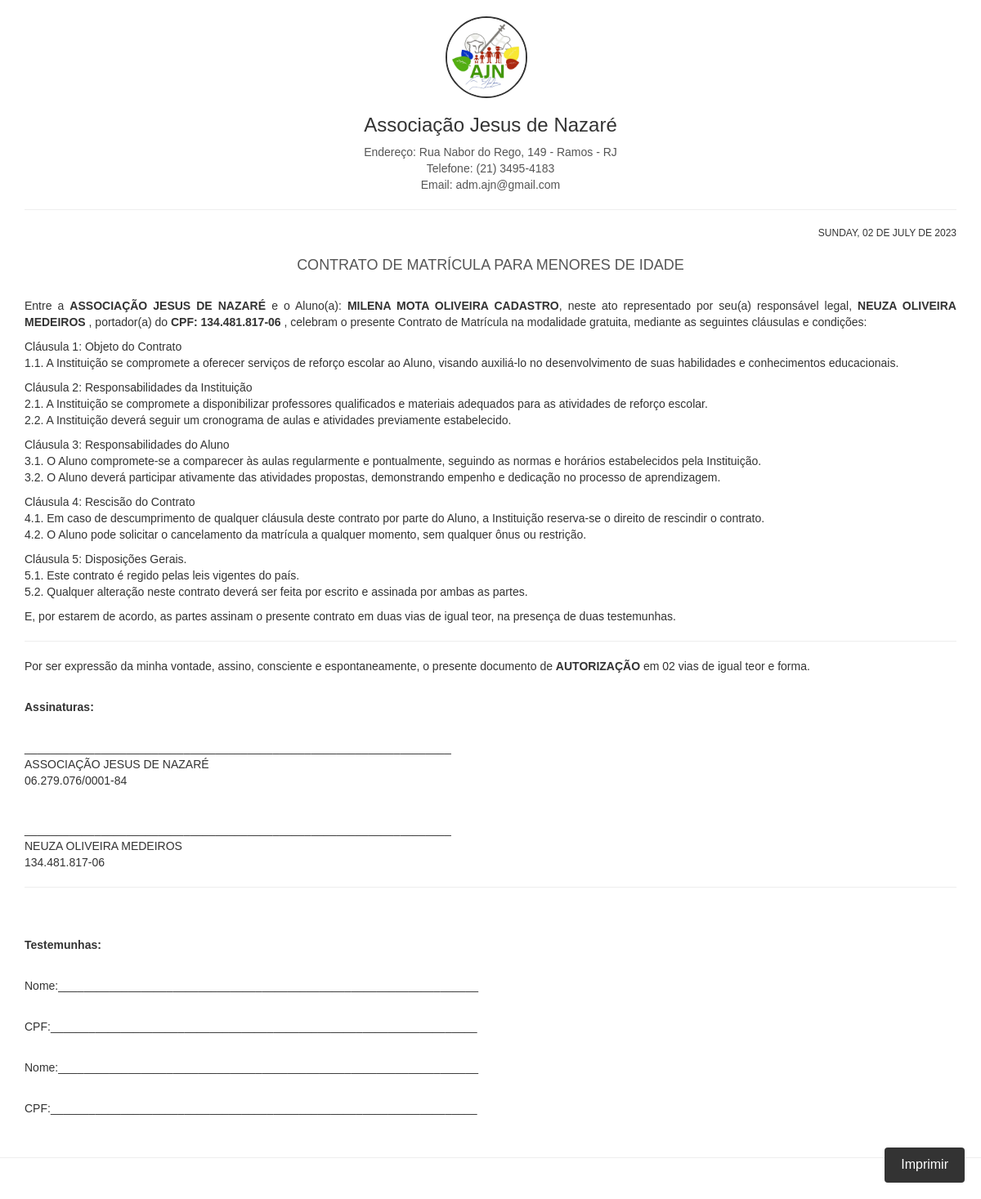
/contratos/contrato_html.php?id=56, run on the app's committed database.
### tables this page shows
CREATE TABLE `alunos` (
  `id` int(11) NOT NULL,
  `imagem` varchar(1000) NOT NULL,
  `nomecompleto` varchar(50) NOT NULL,
  `nomesocial` varchar(50) NOT NULL,
  `aniversario` varchar(10) NOT NULL,
  `genero` varchar(20) NOT NULL,
  `rg` varchar(30) NOT NULL,
  `cpf` varchar(30) NOT NULL,
  `telefone` varchar(20) NOT NULL,
  `celular` varchar(20) NOT NULL,
  `email` varchar(50) NOT NULL,
  `cep` varchar(30) NOT NULL,
  `rua` varchar(30) NOT NULL,
  `numero` varchar(8) NOT NULL,
  `complemento` varchar(20) NOT NULL,
  `bairro` varchar(30) NOT NULL,
  `cidade` varchar(30) NOT NULL,
  `estado` varchar(30) NOT NULL,
  `whatsapp` varchar(20) NOT NULL,
  `escola` varchar(50) NOT NULL,
  `turmaescolar` varchar(8) NOT NULL,
  `nivelescolar` varchar(15) NOT NULL,
  `anoescolar` varchar(15) NOT NULL,
  `certidaonasc` varchar(50) NOT NULL,
  `cpfresponsavel` varchar(30) NOT NULL
);

CREATE TABLE `responsaveis` (
  `id` int(11) NOT NULL,
  `imagem` varchar(1000) NOT NULL,
  `nomesocial` varchar(50) NOT NULL,
  `escolaridade` varchar(30) NOT NULL,
  `profissao` varchar(50) NOT NULL,
  `nomeresponsavel` varchar(100) NOT NULL,
  `aniversario` date NOT NULL,
  `genero` varchar(20) NOT NULL,
  `parentesco` varchar(30) NOT NULL,
  `rg` varchar(20) NOT NULL,
  `cpf` varchar(20) NOT NULL,
  `telefone` varchar(20) NOT NULL,
  `celular` varchar(20) NOT NULL,
  `email` varchar(100) NOT NULL,
  `whatsapp` varchar(30) NOT NULL,
  `nomerecado` varchar(100) NOT NULL,
  `celular2` varchar(20) NOT NULL,
  `cep` varchar(20) NOT NULL,
  `rua` varchar(50) NOT NULL,
  `numero` varchar(10) NOT NULL,
  `complemento` varchar(20) NOT NULL,
  `bairro` varchar(30) NOT NULL,
  `cidade` varchar(50) NOT NULL,
  `estado` varchar(50) NOT NULL
);

### contratos/contrato_html.php (the view, shortened to what this page needs)
<?php
require_once("../conexao.php");
$data_hoje = strtoupper(utf8_encode(strftime('%A, %d de %B de %Y', strtotime('today'))));
$id = $_GET['id'];
$query = $pdo->query("SELECT * FROM alunos WHERE id = '" . $id . "' ");
$res = $query->fetchAll(PDO::FETCH_ASSOC);
$nomecompleto_2 = $res[0]['nomecompleto'];
$nomeMaiusculo = strtoupper($nomecompleto_2 );
$cpfresposanvel_2 = $res[0]['cpfresponsavel'];
$formattedCpf = substr_replace($cpfresposanvel_2, '.', 3, 0);
$formattedCpf = substr_replace($formattedCpf, '.', 7, 0);
$formattedCpf = substr_replace($formattedCpf, '-', 11, 0);
$query_r = $pdo->query("SELECT * FROM responsaveis where cpf = '$cpfresposanvel_2'");
            $res_r = $query_r->fetchAll(PDO::FETCH_ASSOC);
          $nomeresponsavel_r = $res_r[0]['nomeresponsavel'];
          $nomeMaiusculor_r = strtoupper($nomeresponsavel_r);
           ?>
 <!DOCTYPE html>
<html>
<head>
	<link rel="stylesheet" href="https://maxcdn.bootstrapcdn.com/bootstrap/3.3.7/css/bootstrap.min.css">
</head>
<body>
    <div class="container">
        <div class="logo">
            <img src="../img/logo-ajn.jpg" alt="Associação Jesus de Nazaré" width="150">
            <h1>Associação Jesus de Nazaré</h1>
            <address>
                Endereço: Rua Nabor do Rego, 149 - Ramos - RJ<br>
                Telefone: (21) 3495-4183<br>
                Email: adm.ajn@gmail.com
            </address>
        </div>
        <hr>
        <p class="date"><?php echo $data_hoje; ?></p>
<h3>CONTRATO DE MATRÍCULA PARA MENORES DE IDADE</h3><br>
<p> Entre a <b> ASSOCIAÇÃO JESUS DE NAZARÉ </b> e o Aluno(a):
<b> <?php echo $nomeMaiusculo?></b>, neste ato representado por seu(a) responsável legal,  <b> <?php echo $nomeMaiusculor_r ?> </b>, portador(a) do  <b> CPF:  <?php echo $formattedCpf ?>  </b>, celebram o presente
Contrato de Matrícula na modalidade gratuita, mediante as seguintes cláusulas e condições:</p>
<p>Cláusula 1: Objeto do Contrato <br>
1.1. A Instituição se compromete a oferecer serviços de reforço escolar ao Aluno, visando auxiliá-lo no desenvolvimento de suas
habilidades e conhecimentos educacionais.  </p>
<p> Cláusula 2: Responsabilidades da Instituição<br>
2.1. A Instituição se compromete a disponibilizar professores qualificados e materiais adequados para as atividades de reforço escolar.<br>
2.2. A Instituição deverá seguir um cronograma de aulas e atividades previamente estabelecido.  </p>
<p>Cláusula 3: Responsabilidades do Aluno<br>
3.1. O Aluno compromete-se a comparecer às aulas regularmente e pontualmente, seguindo as normas e horários estabelecidos pela Instituição.<br>
3.2. O Aluno deverá participar ativamente das atividades propostas, demonstrando empenho e dedicação no processo de aprendizagem.  </p>
<p>Cláusula 4: Rescisão do Contrato<br>
4.1. Em caso de descumprimento de qualquer cláusula deste contrato por parte do Aluno, a Instituição reserva-se o direito de rescindir o contrato.<br>
4.2. O Aluno pode solicitar o cancelamento da matrícula a qualquer momento, sem qualquer ônus ou restrição.</p>
<p>Cláusula 5: Disposições Gerais.<br>
5.1. Este contrato é regido pelas leis vigentes do país.<br>
5.2. Qualquer alteração neste contrato deverá ser feita por escrito e assinada por ambas as partes.</p>
<p>E, por estarem de acordo, as partes assinam o presente contrato em duas vias de igual teor, na presença de duas testemunhas.</p>
<hr>
        Por ser expressão da minha vontade, assino, consciente e espontaneamente, o presente documento de <b> AUTORIZAÇÃO </b> em 02 vias de igual teor e forma.<p>
       <br>
        <p><b>Assinaturas:</b><br><br></p>
        <p>___________________________________________________________________<br>
        ASSOCIAÇÃO JESUS DE NAZARÉ<br>
        06.279.076/0001-84<p><br>
        <p>___________________________________________________________________<br>
        <?php echo $nomeMaiusculor_r?> <br>
        <?php echo $formattedCpf ?></p>
        <hr><br><br>
        <p><b>Testemunhas:</b><br><br></p>
        <p>Nome:__________________________________________________________________ </p><br>
        <p>CPF:___________________________________________________________________ </p><br>
        <p>Nome:__________________________________________________________________  </p><br>
        <p>CPF:___________________________________________________________________ </p><br>
    </div>
    <hr>
    <button class="print-button" onclick="window.print()">Imprimir</button>
</body>
</html>

### contratos/contrato_html.php (style rules this page uses)
body { font-family: Arial, sans-serif; margin: 0; margin-bottom: 50px; padding: 0; }
.container { margin-top:20px; }
.logo { margin-bottom: 20px; text-align: center; }
.logo img { width: 100px; height: 100px; margin-right: 10px; max-width: 100px; border-radius: 50%; border: 2px solid #333; }
.date { font-size: 12px; text-align: right; margin-bottom: 10px; }
h1 { color: #333; font-size: 24px; text-align: center; margin-bottom: 10px; }
.print-button { position: fixed; bottom: 20px; right: 20px; padding: 10px 20px; background-color: #333; color: #fff; border: none; border-radius: 4px; font-size: 16px; cursor: pointer; transition: background-color 0.3s ease; z-index: 100; }
address { font-style: normal; margin-top: 10px; color: #555; text-align: center; }
h3 { color: #555; font-size: 18px; margin-bottom: 10px; text-align: center; }
p { text-align: justify; }

### data on the page
alunos: nomecompleto "MILENA MOTA OLIVEIRA CADASTRO", cpfresponsavel "134.481.817-06"
responsaveis: nomeresponsavel "NEUZA OLIVEIRA MEDEIROS"

### other printed values
$data_hoje "SUNDAY, 02 DE JULY DE 2023"
